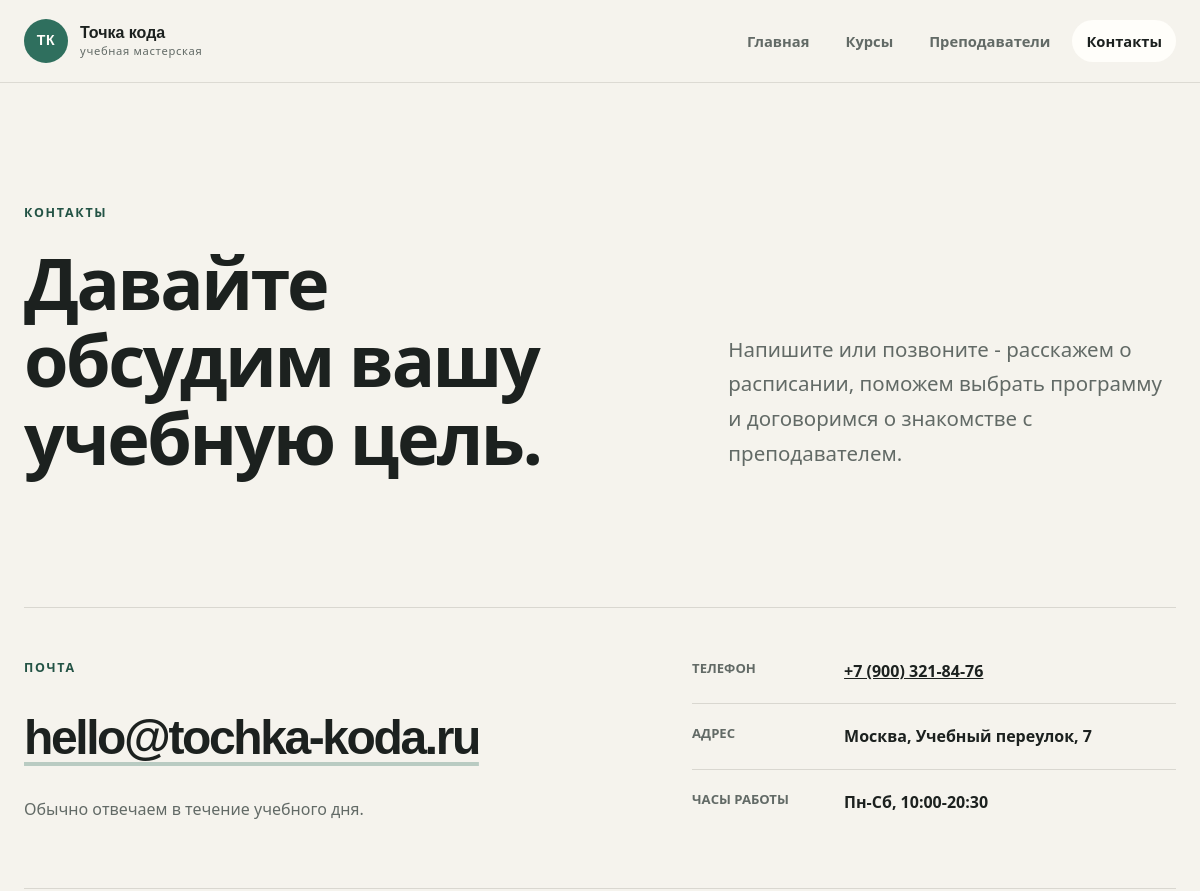
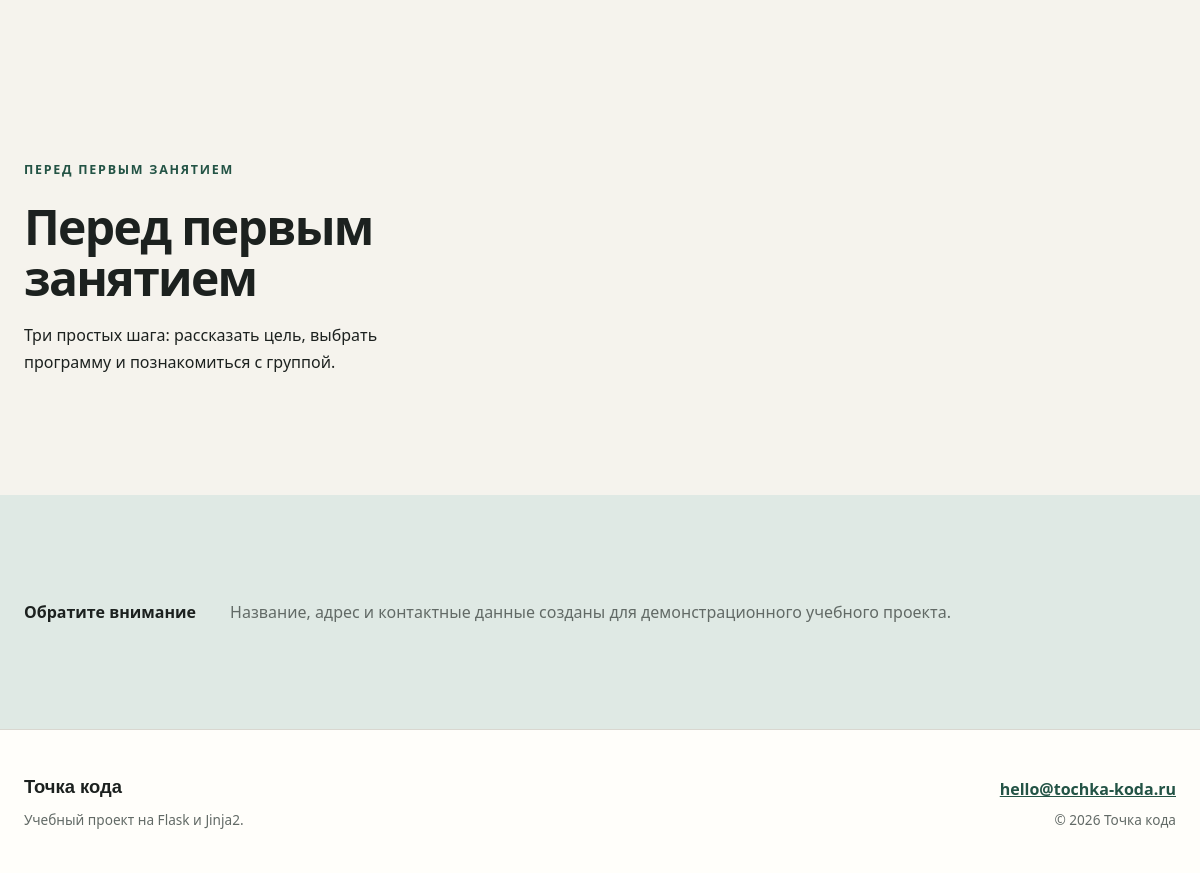
/contacts/, run on the app's committed database (2 pictures, top to bottom).
### tables this page shows
CREATE TABLE menu (
            id INTEGER PRIMARY KEY AUTOINCREMENT,
            endpoint TEXT NOT NULL,
            title TEXT NOT NULL,
            position INTEGER NOT NULL
        );

CREATE TABLE pages (
            endpoint TEXT PRIMARY KEY,
            title TEXT NOT NULL,
            eyebrow TEXT NOT NULL,
            heading TEXT NOT NULL,
            lead TEXT NOT NULL,
            extra_title TEXT,
            extra_text TEXT
        );

CREATE TABLE contacts (
            id INTEGER PRIMARY KEY AUTOINCREMENT,
            title TEXT NOT NULL,
            value TEXT NOT NULL,
            link TEXT NOT NULL,
            position INTEGER NOT NULL
        );

### app.py (the view)
@app.route("/contacts/")
def contacts():
    return render_template(
        "contacts.html",
        contacts=get_contacts(),
        **common_context("contacts"),
    )

### app.py (called while the page is built)
def get_connection():
    connection = sqlite3.connect(DB_PATH)
    connection.row_factory = sqlite3.Row
    return connection

def get_menu():
    connection = get_connection()
    menu = connection.execute(
        "SELECT endpoint, title FROM menu ORDER BY position"
    ).fetchall()
    connection.close()
    return menu

def get_page(endpoint):
    connection = get_connection()
    page = connection.execute(
        "SELECT * FROM pages WHERE endpoint = ?", (endpoint,)
    ).fetchone()
    connection.close()
    return page

def get_contacts():
    connection = get_connection()
    contacts = connection.execute(
        "SELECT * FROM contacts ORDER BY position"
    ).fetchall()
    connection.close()
    return contacts

def common_context(active_page):
    page = get_page(active_page)
    return {
        "navigation": get_menu(),
        "active_page": active_page,
        "page": page,
        "page_title": page["title"] if page else "Страница не найдена",
        "current_year": datetime.now().year,
    }

### templates/contacts.html (shortened to what this page needs)
{% extends "base.html" %}
{% block content %}
<section class="page-intro section">
  <div class="container page-intro-grid">
    <div class="reveal">
      <p class="eyebrow">{{ page.eyebrow }}</p>
      <h1>{{ page.heading }}</h1>
    </div>
    <p class="lead reveal reveal-delay">{{ page.lead }}</p>
  </div>
</section>
<section class="section section-compact">
  <div class="container contact-layout">
    <div class="contact-primary">
      <p class="eyebrow">{{ contacts[0].title }}</p>
      <a class="contact-email" href="{{ contacts[0].link }}">{{ contacts[0].value }}</a>
      <p>Обычно отвечаем в течение учебного дня.</p>
    </div>
    <dl class="contact-details">
      {% for contact in contacts[1:] %}
      <div>
        <dt>{{ contact.title }}</dt>
        <dd>
          {% if contact.link != "#" %}
          <a href="{{ contact.link }}">{{ contact.value }}</a>
          {% else %}
          {{ contact.value }}
          {% endif %}
        </dd>
      </div>
      {% endfor %}
    </dl>
  </div>
</section>
<section class="section">
  <div class="container visit-panel">
    <div>
      <p class="eyebrow">Перед первым занятием</p>
      <h2>{{ page.extra_title }}</h2>
      <p>{{ page.extra_text }}</p>
    </div>
  </div>
</section>
<section class="section section-tinted">
  <div class="container disclaimer">
    <strong>Обратите внимание</strong>
    <p>Название, адрес и контактные данные созданы для демонстрационного учебного проекта.</p>
  </div>
</section>
{% endblock %}

### templates/base.html (shortened to what this page needs)
<!doctype html>
<html lang="ru">
<head>
  <link rel="stylesheet" href="{{ url_for('static', filename='css/style.css') }}">
</head>
<body>
  <header class="site-header">
    <div class="container header-inner">
      <a class="brand" href="{{ url_for('index') }}" aria-label="Точка кода — на главную">
        <span class="brand-mark" aria-hidden="true">тк</span>
        <span class="brand-copy">
          <strong>Точка кода</strong>
          <small>учебная мастерская</small>
        </span>
      </a>
      <nav class="main-nav" aria-label="Основная навигация">
        <ul>
          {% for item in navigation %}
          <li>
            <a
              href="{{ url_for(item.endpoint) }}"
              class="{% if active_page == item.endpoint %}is-active{% endif %}"
              {% if active_page == item.endpoint %}aria-current="page"{% endif %}
            >{{ item.title }}</a>
          </li>
          {% endfor %}
        </ul>
      </nav>
    </div>
  </header>
  <main id="main-content">
    {% block content %}{% endblock %}
  </main>
  <footer class="site-footer">
    <div class="container footer-inner">
      <div>
        <a class="footer-brand" href="{{ url_for('index') }}">Точка кода</a>
        <p>Учебный проект на Flask и Jinja2.</p>
      </div>
      <div class="footer-meta">
        <a href="mailto:hello@tochka-koda.ru">hello@tochka-koda.ru</a>
        <p>&copy; {{ current_year }} Точка кода</p>
      </div>
    </div>
  </footer>
</body>
</html>

### data on the page
menu: title "Главная"
menu: title "Курсы"
menu: title "Преподаватели"
menu: title "Контакты"
pages: eyebrow "КОНТАКТЫ", heading "Давайте обсудим вашу учебную цель.", lead "Напишите или позвоните - расскажем о расписании, поможем выбрать программу и договоримся о знакомстве с преподавателем.", extra_title "Перед первым занятием", extra_text "Три простых шага: рассказать цель, выбрать программу и познакомиться с группой."
contacts: title "ПОЧТА", value "hello@tochka-koda.ru"
contacts: title "ТЕЛЕФОН", value "+7 (900) 321-84-76"
contacts: title "АДРЕС", value "Москва, Учебный переулок, 7"
contacts: title "ЧАСЫ РАБОТЫ", value "Пн-Сб, 10:00-20:30"
